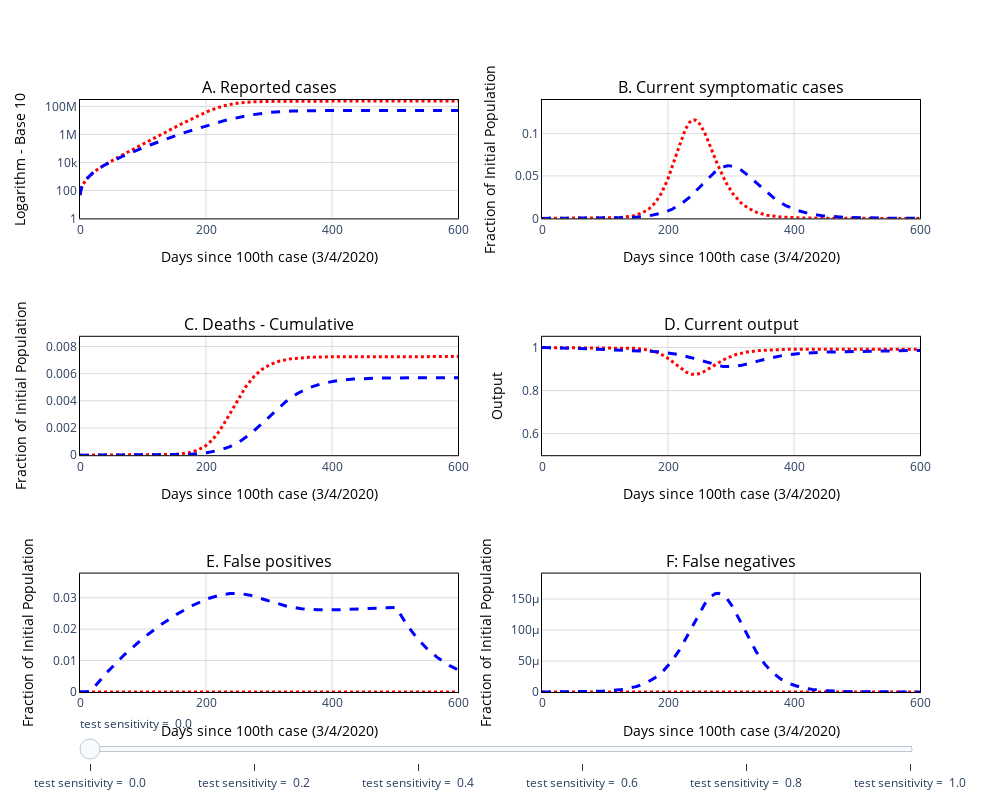

Notebook code for this chart:
### Code cell
f

### Figure 1 — Plotly figure (JSON) as saved in the notebook; plotly's stock layout.template omitted (floating-point values rounded to 4 significant figures; data arrays with more than 128 entries replaced by an {"elided": "..."} marker saying what was removed)
{"data": [{"line": {"color": "red", "dash": "dot", "width": 3}, "name": "Common Quarantine", "showlegend": true, "type": "scatter", "visible": true, "xaxis": "x", "y": {"elided": "1095 float values"}, "yaxis": "y"}, {"line": {"color": "red", "dash": "dot", "width": 3}, "name": "Common Quarantine", "showlegend": false, "type": "scatter", "visible": true, "xaxis": "x2", "y": {"elided": "1095 float values"}, "yaxis": "y2"}, {"line": {"color": "red", "dash": "dot", "width": 3}, "name": "Common Quarantine", "showlegend": false, "type": "scatter", "visible": true, "xaxis": "x3", "y": {"elided": "1095 float values"}, "yaxis": "y3"}, {"line": {"color": "red", "dash": "dot", "width": 3}, "name": "Common Quarantine", "showlegend": false, "type": "scatter", "visible": true, "xaxis": "x4", "y": {"elided": "1095 float values"}, "yaxis": "y4"}, {"line": {"color": "red", "dash": "dot", "width": 3}, "name": "Common Quarantine", "showlegend": false, "type": "scatter", "visible": true, "xaxis": "x5", "y": {"elided": "1095 float values"}, "yaxis": "y5"}, {"line": {"color": "red", "dash": "dot", "width": 3}, "name": "Common Quarantine", "showlegend": false, "type": "scatter", "visible": true, "xaxis": "x6", "y": {"elided": "1095 int values"}, "yaxis": "y6"}, {"line": {"color": "blue", "dash": "dash", "width": 3}, "name": "Quarantine & Test", "showlegend": true, "type": "scatter", "visible": true, "xaxis": "x", "y": {"elided": "1095 float values"}, "yaxis": "y"}, {"line": {"color": "blue", "dash": "dash", "width": 3}, "name": "Quarantine & Test", "showlegend": false, "type": "scatter", "visible": true, "xaxis": "x2", "y": {"elided": "1095 float values"}, "yaxis": "y2"}, {"line": {"color": "blue", "dash": "dash", "width": 3}, "name": "Quarantine & Test", "showlegend": false, "type": "scatter", "visible": true, "xaxis": "x3", "y": {"elided": "1095 float values"}, "yaxis": "y3"}, {"line": {"color": "blue", "dash": "dash", "width": 3}, "name": "Quarantine & Test", "showlegend": false, "type": "scatter", "visible": true, "xaxis": "x4", "y": {"elided": "1095 float values"}, "yaxis": "y4"}, {"line": {"color": "blue", "dash": "dash", "width": 3}, "name": "Quarantine & Test", "showlegend": false, "type": "scatter", "visible": true, "xaxis": "x5", "y": {"elided": "1095 float values"}, "yaxis": "y5"}, {"line": {"color": "blue", "dash": "dash", "width": 3}, "name": "Quarantine & Test", "showlegend": false, "type": "scatter", "visible": true, "xaxis": "x6", "y": {"elided": "1095 float values"}, "yaxis": "y6"}, {"line": {"color": "blue", "dash": "dash", "width": 3}, "name": "Quarantine & Test", "showlegend": true, "type": "scatter", "visible": false, "xaxis": "x", "y": {"elided": "1095 float values"}, "yaxis": "y"}, {"line": {"color": "blue", "dash": "dash", "width": 3}, "name": "Quarantine & Test", "showlegend": false, "type": "scatter", "visible": false, "xaxis": "x2", "y": {"elided": "1095 float values"}, "yaxis": "y2"}, {"line": {"color": "blue", "dash": "dash", "width": 3}, "name": "Quarantine & Test", "showlegend": false, "type": "scatter", "visible": false, "xaxis": "x3", "y": {"elided": "1095 float values"}, "yaxis": "y3"}, {"line": {"color": "blue", "dash": "dash", "width": 3}, "name": "Quarantine & Test", "showlegend": false, "type": "scatter", "visible": false, "xaxis": "x4", "y": {"elided": "1095 float values"}, "yaxis": "y4"}, {"line": {"color": "blue", "dash": "dash", "width": 3}, "name": "Quarantine & Test", "showlegend": false, "type": "scatter", "visible": false, "xaxis": "x5", "y": {"elided": "1095 float values"}, "yaxis": "y5"}, {"line": {"color": "blue", "dash": "dash", "width": 3}, "name": "Quarantine & Test", "showlegend": false, "type": "scatter", "visible": false, "xaxis": "x6", "y": {"elided": "1095 float values"}, "yaxis": "y6"}, {"line": {"color": "blue", "dash": "dash", "width": 3}, "name": "Quarantine & Test", "showlegend": true, "type": "scatter", "visible": false, "xaxis": "x", "y": {"elided": "1095 float values"}, "yaxis": "y"}, {"line": {"color": "blue", "dash": "dash", "width": 3}, "name": "Quarantine & Test", "showlegend": false, "type": "scatter", "visible": false, "xaxis": "x2", "y": {"elided": "1095 float values"}, "yaxis": "y2"}, {"line": {"color": "blue", "dash": "dash", "width": 3}, "name": "Quarantine & Test", "showlegend": false, "type": "scatter", "visible": false, "xaxis": "x3", "y": {"elided": "1095 float values"}, "yaxis": "y3"}, {"line": {"color": "blue", "dash": "dash", "width": 3}, "name": "Quarantine & Test", "showlegend": false, "type": "scatter", "visible": false, "xaxis": "x4", "y": {"elided": "1095 float values"}, "yaxis": "y4"}, {"line": {"color": "blue", "dash": "dash", "width": 3}, "name": "Quarantine & Test", "showlegend": false, "type": "scatter", "visible": false, "xaxis": "x5", "y": {"elided": "1095 float values"}, "yaxis": "y5"}, {"line": {"color": "blue", "dash": "dash", "width": 3}, "name": "Quarantine & Test", "showlegend": false, "type": "scatter", "visible": false, "xaxis": "x6", "y": {"elided": "1095 float values"}, "yaxis": "y6"}, {"line": {"color": "blue", "dash": "dash", "width": 3}, "name": "Quarantine & Test", "showlegend": true, "type": "scatter", "visible": false, "xaxis": "x", "y": {"elided": "1095 float values"}, "yaxis": "y"}, {"line": {"color": "blue", "dash": "dash", "width": 3}, "name": "Quarantine & Test", "showlegend": false, "type": "scatter", "visible": false, "xaxis": "x2", "y": {"elided": "1095 float values"}, "yaxis": "y2"}, {"line": {"color": "blue", "dash": "dash", "width": 3}, "name": "Quarantine & Test", "showlegend": false, "type": "scatter", "visible": false, "xaxis": "x3", "y": {"elided": "1095 float values"}, "yaxis": "y3"}, {"line": {"color": "blue", "dash": "dash", "width": 3}, "name": "Quarantine & Test", "showlegend": false, "type": "scatter", "visible": false, "xaxis": "x4", "y": {"elided": "1095 float values"}, "yaxis": "y4"}, {"line": {"color": "blue", "dash": "dash", "width": 3}, "name": "Quarantine & Test", "showlegend": false, "type": "scatter", "visible": false, "xaxis": "x5", "y": {"elided": "1095 float values"}, "yaxis": "y5"}, {"line": {"color": "blue", "dash": "dash", "width": 3}, "name": "Quarantine & Test", "showlegend": false, "type": "scatter", "visible": false, "xaxis": "x6", "y": {"elided": "1095 float values"}, "yaxis": "y6"}, {"line": {"color": "blue", "dash": "dash", "width": 3}, "name": "Quarantine & Test", "showlegend": true, "type": "scatter", "visible": false, "xaxis": "x", "y": {"elided": "1095 float values"}, "yaxis": "y"}, {"line": {"color": "blue", "dash": "dash", "width": 3}, "name": "Quarantine & Test", "showlegend": false, "type": "scatter", "visible": false, "xaxis": "x2", "y": {"elided": "1095 float values"}, "yaxis": "y2"}, {"line": {"color": "blue", "dash": "dash", "width": 3}, "name": "Quarantine & Test", "showlegend": false, "type": "scatter", "visible": false, "xaxis": "x3", "y": {"elided": "1095 float values"}, "yaxis": "y3"}, {"line": {"color": "blue", "dash": "dash", "width": 3}, "name": "Quarantine & Test", "showlegend": false, "type": "scatter", "visible": false, "xaxis": "x4", "y": {"elided": "1095 float values"}, "yaxis": "y4"}, {"line": {"color": "blue", "dash": "dash", "width": 3}, "name": "Quarantine & Test", "showlegend": false, "type": "scatter", "visible": false, "xaxis": "x5", "y": {"elided": "1095 float values"}, "yaxis": "y5"}, {"line": {"color": "blue", "dash": "dash", "width": 3}, "name": "Quarantine & Test", "showlegend": false, "type": "scatter", "visible": false, "xaxis": "x6", "y": {"elided": "1095 float values"}, "yaxis": "y6"}, {"line": {"color": "blue", "dash": "dash", "width": 3}, "name": "Quarantine & Test", "showlegend": true, "type": "scatter", "visible": false, "xaxis": "x", "y": {"elided": "1095 float values"}, "yaxis": "y"}, {"line": {"color": "blue", "dash": "dash", "width": 3}, "name": "Quarantine & Test", "showlegend": false, "type": "scatter", "visible": false, "xaxis": "x2", "y": {"elided": "1095 float values"}, "yaxis": "y2"}, {"line": {"color": "blue", "dash": "dash", "width": 3}, "name": "Quarantine & Test", "showlegend": false, "type": "scatter", "visible": false, "xaxis": "x3", "y": {"elided": "1095 float values"}, "yaxis": "y3"}, {"line": {"color": "blue", "dash": "dash", "width": 3}, "name": "Quarantine & Test", "showlegend": false, "type": "scatter", "visible": false, "xaxis": "x4", "y": {"elided": "1095 float values"}, "yaxis": "y4"}, {"line": {"color": "blue", "dash": "dash", "width": 3}, "name": "Quarantine & Test", "showlegend": false, "type": "scatter", "visible": false, "xaxis": "x5", "y": {"elided": "1095 float values"}, "yaxis": "y5"}, {"line": {"color": "blue", "dash": "dash", "width": 3}, "name": "Quarantine & Test", "showlegend": false, "type": "scatter", "visible": false, "xaxis": "x6", "y": {"elided": "1095 int values"}, "yaxis": "y6"}], "layout": {"annotations": [{"font": {"color": "black", "size": 16}, "showarrow": false, "text": "A. Reported cases", "x": 0.225, "xanchor": "center", "xref": "paper", "y": 1, "yanchor": "bottom", "yref": "paper"}, {"font": {"color": "black", "size": 16}, "showarrow": false, "text": "B. Current symptomatic cases", "x": 0.775, "xanchor": "center", "xref": "paper", "y": 1, "yanchor": "bottom", "yref": "paper"}, {"font": {"color": "black", "size": 16}, "showarrow": false, "text": "C. Deaths - Cumulative", "x": 0.225, "xanchor": "center", "xref": "paper", "y": 0.6, "yanchor": "bottom", "yref": "paper"}, {"font": {"color": "black", "size": 16}, "showarrow": false, "text": "D. Current output", "x": 0.775, "xanchor": "center", "xref": "paper", "y": 0.6, "yanchor": "bottom", "yref": "paper"}, {"font": {"color": "black", "size": 16}, "showarrow": false, "text": "E. False positives", "x": 0.225, "xanchor": "center", "xref": "paper", "y": 0.2, "yanchor": "bottom", "yref": "paper"}, {"font": {"color": "black", "size": 16}, "showarrow": false, "text": "F: False negatives", "x": 0.775, "xanchor": "center", "xref": "paper", "y": 0.2, "yanchor": "bottom", "yref": "paper"}], "height": 800, "plot_bgcolor": "rgba(0,0,0,0)", "showlegend": false, "sliders": [{"steps": [{"args": [{"visible": [true, true, true, true, true, true, true, true, true, true, true, true, "legendonly", "legendonly", "legendonly", "legendonly", "legendonly", "legendonly", "legendonly", "legendonly", "legendonly", "legendonly", "legendonly", "legendonly", "legendonly", "legendonly", "legendonly", "legendonly", "legendonly", "legendonly", "legendonly", "legendonly", "legendonly", "legendonly", "legendonly", "legendonly", "legendonly", "legendonly", "legendonly", "legendonly", "legendonly", "legendonly"]}, {"showlegend": [true, "False", "False", "False", "False", "False", true, "False", "False", "False", "False", "False", "False", "False", "False", "False", "False", "False", "False", "False", "False", "False", "False", "False", "False", "False", "False", "False", "False", "False", "False", "False", "False", "False", "False", "False", "False", "False", "False", "False", "False", "False"]}], "label": "test sensitivity = \n0.0", "method": "restyle"}, {"args": [{"visible": [true, true, true, true, true, true, "legendonly", "legendonly", "legendonly", "legendonly", "legendonly", "legendonly", true, true, true, true, true, true, "legendonly", "legendonly", "legendonly", "legendonly", "legendonly", "legendonly", "legendonly", "legendonly", "legendonly", "legendonly", "legendonly", "legendonly", "legendonly", "legendonly", "legendonly", "legendonly", "legendonly", "legendonly", "legendonly", "legendonly", "legendonly", "legendonly", "legendonly", "legendonly"]}, {"showlegend": [true, "False", "False", "False", "False", "False", "False", "False", "False", "False", "False", "False", true, "False", "False", "False", "False", "False", "False", "False", "False", "False", "False", "False", "False", "False", "False", "False", "False", "False", "False", "False", "False", "False", "False", "False", "False", "False", "False", "False", "False", "False"]}], "label": "test sensitivity = \n0.2", "method": "restyle"}, {"args": [{"visible": [true, true, true, true, true, true, "legendonly", "legendonly", "legendonly", "legendonly", "legendonly", "legendonly", "legendonly", "legendonly", "legendonly", "legendonly", "legendonly", "legendonly", true, true, true, true, true, true, "legendonly", "legendonly", "legendonly", "legendonly", "legendonly", "legendonly", "legendonly", "legendonly", "legendonly", "legendonly", "legendonly", "legendonly", "legendonly", "legendonly", "legendonly", "legendonly", "legendonly", "legendonly"]}, {"showlegend": [true, "False", "False", "False", "False", "False", "False", "False", "False", "False", "False", "False", "False", "False", "False", "False", "False", "False", true, "False", "False", "False", "False", "False", "False", "False", "False", "False", "False", "False", "False", "False", "False", "False", "False", "False", "False", "False", "False", "False", "False", "False"]}], "label": "test sensitivity = \n0.4", "method": "restyle"}, {"args": [{"visible": [true, true, true, true, true, true, "legendonly", "legendonly", "legendonly", "legendonly", "legendonly", "legendonly", "legendonly", "legendonly", "legendonly", "legendonly", "legendonly", "legendonly", "legendonly", "legendonly", "legendonly", "legendonly", "legendonly", "legendonly", true, true, true, true, true, true, "legendonly", "legendonly", "legendonly", "legendonly", "legendonly", "legendonly", "legendonly", "legendonly", "legendonly", "legendonly", "legendonly", "legendonly"]}, {"showlegend": [true, "False", "False", "False", "False", "False", "False", "False", "False", "False", "False", "False", "False", "False", "False", "False", "False", "False", "False", "False", "False", "False", "False", "False", true, "False", "False", "False", "False", "False", "False", "False", "False", "False", "False", "False", "False", "False", "False", "False", "False", "False"]}], "label": "test sensitivity = \n0.6", "method": "restyle"}, {"args": [{"visible": [true, true, true, true, true, true, "legendonly", "legendonly", "legendonly", "legendonly", "legendonly", "legendonly", "legendonly", "legendonly", "legendonly", "legendonly", "legendonly", "legendonly", "legendonly", "legendonly", "legendonly", "legendonly", "legendonly", "legendonly", "legendonly", "legendonly", "legendonly", "legendonly", "legendonly", "legendonly", true, true, true, true, true, true, "legendonly", "legendonly", "legendonly", "legendonly", "legendonly", "legendonly"]}, {"showlegend": [true, "False", "False", "False", "False", "False", "False", "False", "False", "False", "False", "False", "False", "False", "False", "False", "False", "False", "False", "False", "False", "False", "False", "False", "False", "False", "False", "False", "False", "False", true, "False", "False", "False", "False", "False", "False", "False", "False", "False", "False", "False"]}], "label": "test sensitivity = \n0.8", "method": "restyle"}, {"args": [{"visible": [true, true, true, true, true, true, "legendonly", "legendonly", "legendonly", "legendonly", "legendonly", "legendonly", "legendonly", "legendonly", "legendonly", "legendonly", "legendonly", "legendonly", "legendonly", "legendonly", "legendonly", "legendonly", "legendonly", "legendonly", "legendonly", "legendonly", "legendonly", "legendonly", "legendonly", "legendonly", "legendonly", "legendonly", "legendonly", "legendonly", "legendonly", "legendonly", true, true, true, true, true, true]}, {"showlegend": [true, "False", "False", "False", "False", "False", "False", "False", "False", "False", "False", "False", "False", "False", "False", "False", "False", "False", "False", "False", "False", "False", "False", "False", "False", "False", "False", "False", "False", "False", "False", "False", "False", "False", "False", "False", true, "False", "False", "False", "False", "False"]}], "label": "test sensitivity = \n1.0", "method": "restyle"}]}], "width": 1000, "xaxis": {"anchor": "y", "domain": [0, 0.45], "gridcolor": "rgb(220,220,220)", "linecolor": "black", "linewidth": 1, "mirror": true, "range": [0, 600], "showline": true, "title": {"font": {"color": "black"}, "text": "Days since 100th case (3/4/2020)"}}, "xaxis2": {"anchor": "y2", "domain": [0.55, 1], "gridcolor": "rgb(220,220,220)", "linecolor": "black", "linewidth": 1, "mirror": true, "range": [0, 600], "showline": true, "title": {"font": {"color": "black"}, "text": "Days since 100th case (3/4/2020)"}}, "xaxis3": {"anchor": "y3", "domain": [0, 0.45], "gridcolor": "rgb(220,220,220)", "linecolor": "black", "linewidth": 1, "mirror": true, "range": [0, 600], "showline": true, "title": {"font": {"color": "black"}, "text": "Days since 100th case (3/4/2020)"}}, "xaxis4": {"anchor": "y4", "domain": [0.55, 1], "gridcolor": "rgb(220,220,220)", "linecolor": "black", "linewidth": 1, "mirror": true, "range": [0, 600], "showline": true, "title": {"font": {"color": "black"}, "text": "Days since 100th case (3/4/2020)"}}, "xaxis5": {"anchor": "y5", "domain": [0, 0.45], "gridcolor": "rgb(220,220,220)", "linecolor": "black", "linewidth": 1, "mirror": true, "range": [0, 600], "showline": true, "title": {"font": {"color": "black"}, "text": "Days since 100th case (3/4/2020)"}}, "xaxis6": {"anchor": "y6", "domain": [0.55, 1], "gridcolor": "rgb(220,220,220)", "linecolor": "black", "linewidth": 1, "mirror": true, "range": [0, 600], "showline": true, "title": {"font": {"color": "black"}, "text": "Days since 100th case (3/4/2020)"}}, "yaxis": {"anchor": "x", "domain": [0.8, 1], "gridcolor": "rgb(220,220,220)", "linecolor": "black", "linewidth": 1, "mirror": true, "range": [0, 8.472], "showline": true, "title": {"font": {"color": "black"}, "text": "Logarithm - Base 10"}, "type": "log"}, "yaxis2": {"anchor": "x2", "domain": [0.8, 1], "gridcolor": "rgb(220,220,220)", "linecolor": "black", "linewidth": 1, "mirror": true, "range": [0, 0.1394], "showline": true, "title": {"font": {"color": "black"}, "text": "Fraction of Initial Population"}}, "yaxis3": {"anchor": "x3", "domain": [0.4, 0.6], "gridcolor": "rgb(220,220,220)", "linecolor": "black", "linewidth": 1, "mirror": true, "range": [0, 0.008714], "showline": true, "title": {"font": {"color": "black"}, "text": "Fraction of Initial Population"}}, "yaxis4": {"anchor": "x4", "domain": [0.4, 0.6], "gridcolor": "rgb(220,220,220)", "linecolor": "black", "linewidth": 1, "mirror": true, "range": [0.5, 1.05], "showline": true, "title": {"font": {"color": "black"}, "text": "Output"}}, "yaxis5": {"anchor": "x5", "domain": [0, 0.2], "gridcolor": "rgb(220,220,220)", "linecolor": "black", "linewidth": 1, "mirror": true, "range": [0, 0.03769], "showline": true, "title": {"font": {"color": "black"}, "text": "Fraction of Initial Population"}}, "yaxis6": {"anchor": "x6", "domain": [0, 0.2], "gridcolor": "rgb(220,220,220)", "linecolor": "black", "linewidth": 1, "mirror": true, "range": [0, 0.0001911], "showline": true, "title": {"font": {"color": "black"}, "text": "Fraction of Initial Population"}}}}
